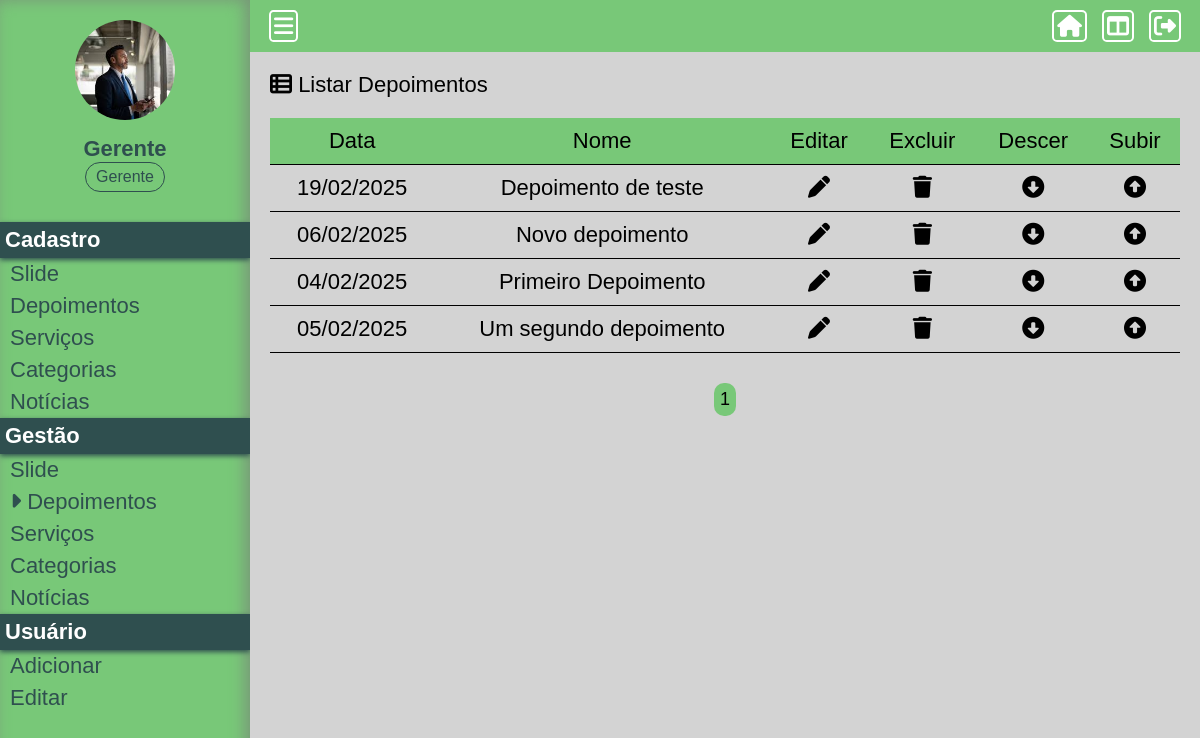
The app's page /Projeto01/painel/gerir-depoimento (signed in) with its own data.
### Projeto01/assets/classes/MySql.php (called while the page is built)
<?php
    class MySql {
        private static $pdo;
        public static function conectar() {
            if(self::$pdo == null) {
                try {
                    self::$pdo = new PDO('mysql:host='.HOST.';dbname='.DATABASE, USER, PASSWORD, array(PDO::MYSQL_ATTR_INIT_COMMAND => "SET NAMES utf8"));
                    self::$pdo -> setAttribute(PDO::ATTR_ERRMODE, PDO::ERRMODE_EXCEPTION);
                } catch(\Throwable $th) {
                    echo '<h4>Não foi possível realizar a conexão com o banco de dados</h4>';
                }
            }
            return self::$pdo;
        }
    }
?>

### Projeto01/assets/classes/Util.php (called while the page is built, shortened)
<?php
	class Util {
		public static function dateFormat($date) {
			$data = explode('-', $date);
			$data = $data[2].'/'.$data[1].'/'.$data[0];
			return $data;
		}
	}
?>

### Projeto01/painel/pages/gerir-depoimento.php (the view, shortened to what this page needs)
<?php
	$paginaAtual = isset($_GET['pagina']) ? (int) $_GET['pagina'] : 1;
	$porPagina = 5;
	$depoimentos = Painel::getAll(TABELA_DEPOIMENTOS, (($paginaAtual - 1)*$porPagina), $porPagina);
?>
<div class="box-content">
	<h2><i class="fa-solid fa-table-list"></i> Listar Depoimentos</h2>
	<div class="wraper-table">
		<table>
			<tr>
				<td>Data</td>
				<td>Nome</td>
				<td>Editar</td>
				<td>Excluir</td>
				<td>Descer</td>
				<td>Subir</td>
			</tr>
			<?php foreach($depoimentos as $key => $value) {?>
			<tr>
				<td><?php echo Util::dateFormat($value['data'])?></td>
				<td><?php echo $value['nome'];?></td>
				<td><a href="<?php echo INCLUDE_PATH_PAINEL ?>editar-depoimento?id=<?php echo $value['id'];?>" class="edit"><i class="fa-solid fa-pen"></i></a></td>
				<td><a actionBtn="delete" href="<?php echo INCLUDE_PATH_PAINEL ?>gerir-depoimento?excluir=<?php echo $value['id'];?>" class="delete"><i class="fa-solid fa-trash"></i></a></td>
				<td><a href="<?php echo INCLUDE_PATH_PAINEL;?>gerir-depoimento?order=up&id=<?php echo $value['id'];?>" class="order-down"><i class="fa-solid fa-circle-down"></i></a></td>
				<td><a href="<?php echo INCLUDE_PATH_PAINEL;?>gerir-depoimento?order=down&id=<?php echo $value['id'];?>" class="order-up"><i class="fa-solid fa-circle-up"></i></a></td>
			</tr>
			<?php }?>
		</table>
	</div>
	<div class="paginacao">
		<?php
		$totalPaginas = ceil(count(Painel::getAll(TABELA_DEPOIMENTOS)) / $porPagina);
		for($i = 1; $i <= $totalPaginas; $i++) {
			if($i == $paginaAtual)
				echo '<a href="'.INCLUDE_PATH_PAINEL.'gerir-depoimento?pagina='.$i.'" class="page-selected">'.$i.'</a>';
			else
				echo '<a href="'.INCLUDE_PATH_PAINEL.'gerir-depoimento?pagina='.$i.'">'.$i.'</a>';
		}
		?>
	</div>
</div>

### Projeto01/painel/css/style.css (style rules this page uses)
* { margin: 0; padding: 0; box-sizing: border-box; font-size: 22px; font-family: sans-serif; }
html, body { height: 100%; background-color: lightgrey; }
.box-content { padding: 20px; }
.box-content h2 { font-weight: 300; font: 22px; }
table { margin: 20px 0; width: 100%; border-collapse: collapse; text-align: center; }
table tr:nth-of-type(1) { background-color: rgb(120, 200, 120); }
table tr { border-bottom: 1px solid black; }
table td { padding: 10px; }
.edit, .delete, .order-up, .order-down { color: black; padding: 10px; }
.paginacao { margin: 10px 0; text-align: center;; }
.paginacao a { font-size: 18px; margin: 0 5px; display: inline-block; padding: 6px; border-radius: 10px; background-color: lightsteelblue; text-decoration: none; color: black; }
.paginacao a.page-selected { background-color: rgb(120, 200, 120); }
.wraper-table { overflow: auto; }

### records on screen
tb_admin.depoimentos: data "19/02/2025", nome "Depoimento de teste"
tb_admin.depoimentos: data "06/02/2025", nome "Novo depoimento"
tb_admin.depoimentos: data "04/02/2025", nome "Primeiro Depoimento"
tb_admin.depoimentos: data "05/02/2025", nome "Um segundo depoimento"

### other values on screen
$_SESSION['nome'] "Gerente"
Painel::pegaCargo($_SESSION['cargo']) "Gerente"
